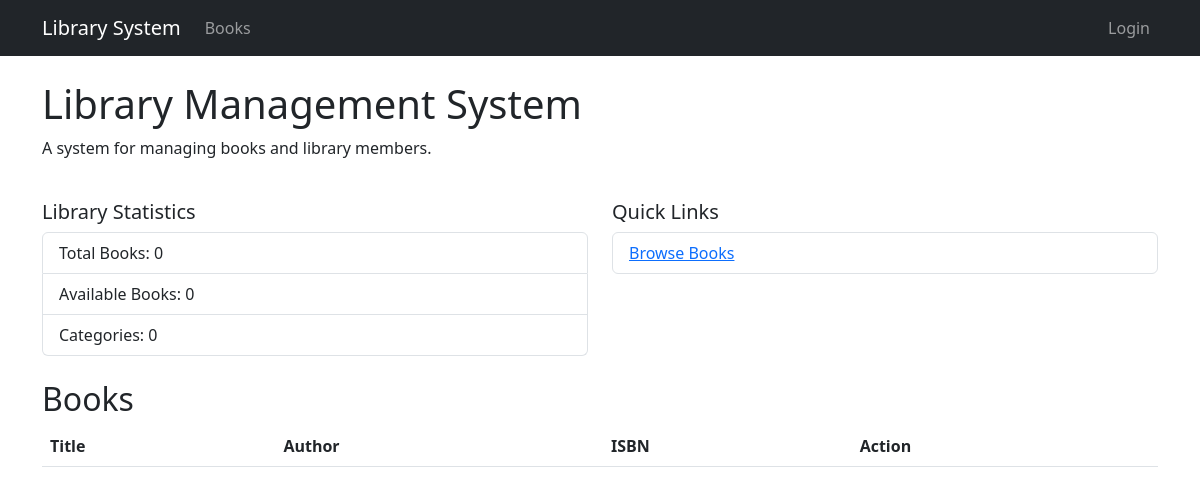
The app's page /, older data.
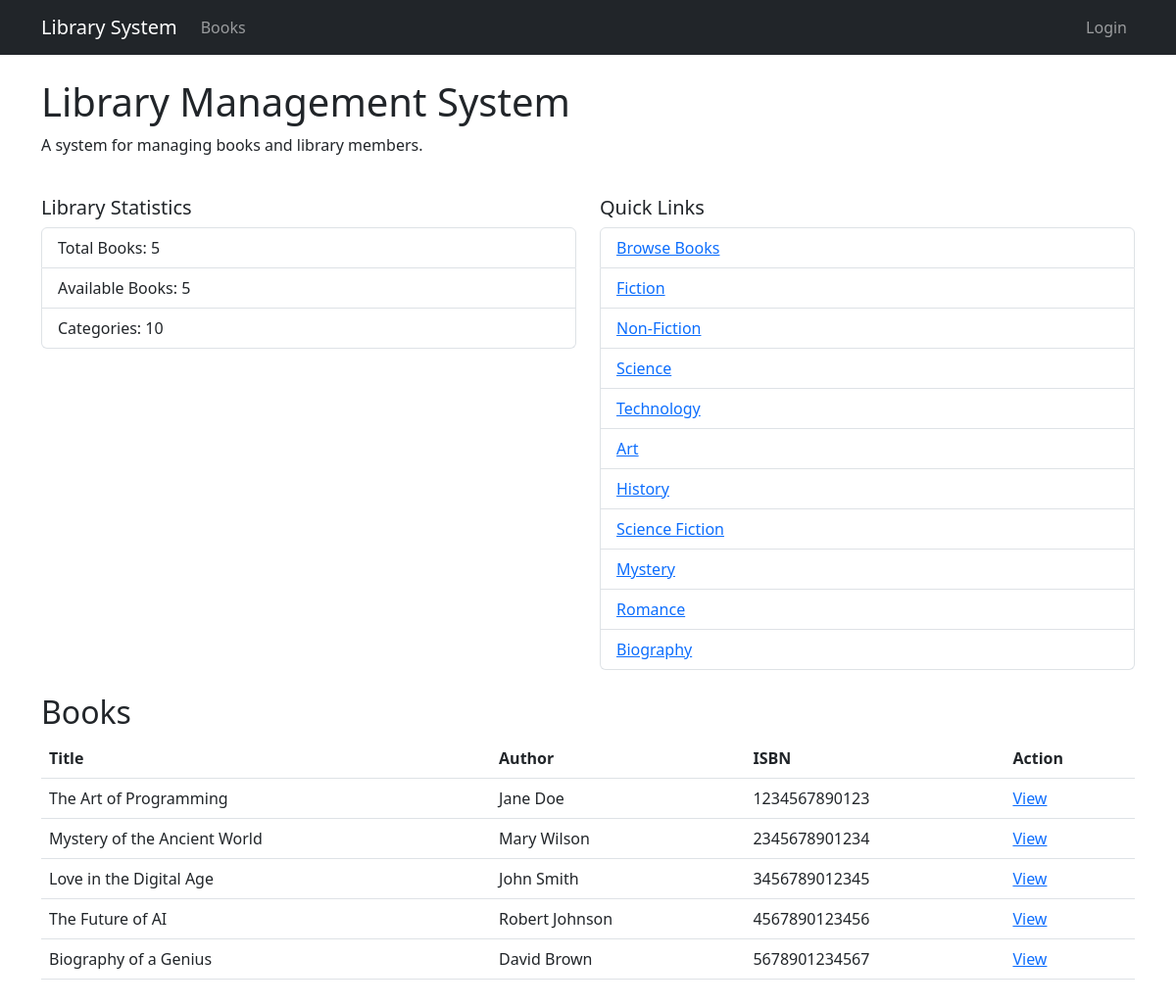
The same page, newer data.
### library/models.py (models this page shows, shortened)
class Category(models.Model):
    name = models.CharField(max_length=100, unique=True)
    description = models.TextField(blank=True)
    created_at = models.DateTimeField(auto_now_add=True)

class LibraryItem(models.Model):
    title = models.CharField(max_length=200)
    description = models.TextField()
    created_at = models.DateTimeField(auto_now_add=True)
    updated_at = models.DateTimeField(auto_now=True)
    is_active = models.BooleanField(default=True)

class Book(LibraryItem):
    isbn = models.CharField(max_length=13, unique=True)
    author = models.ForeignKey('Author', on_delete=models.CASCADE, related_name='books')
    publisher = models.CharField(max_length=200)
    publication_date = models.DateField()
    category = models.ForeignKey('Category', on_delete=models.CASCADE, related_name='books')
    quantity = models.IntegerField(default=1)
    available_quantity = models.IntegerField(default=1)
    location = models.CharField(max_length=50)
    cover_image = models.ImageField(upload_to='book_covers/', null=True, blank=True)
    @staticmethod
    def get_book_statistics():
        from django.db.models import Count
        return {
            'total_books': Book.objects.count(),
            'available_books': Book.objects.filter(available_quantity__gt=0).count(),
            'books_by_category': Book.objects.values('category__name').annotate(count=Count('id')),
        }

class LibraryItem(models.Model):
    title = models.CharField(max_length=200)
    description = models.TextField()
    created_at = models.DateTimeField(auto_now_add=True)
    updated_at = models.DateTimeField(auto_now=True)
    is_active = models.BooleanField(default=True)

class Author(models.Model):
    name = models.CharField(max_length=200)
    email = models.EmailField(unique=True)
    phone = models.CharField(max_length=15)
    bio = models.TextField(blank=True)
    created_at = models.DateTimeField(auto_now_add=True)

### library/views.py (the view)
# urls.py: path('', views.HomeView.as_view(), name='home'),
class HomeView(ListView):
    template_name = 'library/home.html'
    context_object_name = 'books'
    model = Book
    paginate_by = 12
    def get_context_data(self, **kwargs):
        context = super().get_context_data(**kwargs)
        context['categories'] = Category.objects.all()
        context['stats'] = Book.get_book_statistics()
        return context

### templates/library/home.html (shortened to what this page needs)
{% extends 'base.html' %}
{% block content %}
<div class="row">
    <div class="col-12 mb-4">
        <h1>Library Management System</h1>
        <p>A system for managing books and library members.</p>
    </div>
    <div class="col-md-6 mb-4">
        <h5>Library Statistics</h5>
        <ul class="list-group">
            <li class="list-group-item">
                Total Books: {{ stats.total_books }}
            </li>
            <li class="list-group-item">
                Available Books: {{ stats.available_books }}
            </li>
            <li class="list-group-item">
                Categories: {{ categories.count }}
            </li>
        </ul>
    </div>
    <div class="col-md-6 mb-4">
        <h5>Quick Links</h5>
        <ul class="list-group">
            <li class="list-group-item">
                <a href="{% url 'library:book_list' %}">Browse Books</a>
            </li>
            {% for category in categories %}
                <li class="list-group-item">
                    <a href="{% url 'library:book_list' %}?category={{ category.name }}">{{ category.name }}</a>
                </li>
            {% endfor %}
        </ul>
    </div>
    <div class="col-12 mb-4">
        <h2>Books</h2>
        <table class="table">
            <thead>
                <tr>
                    <th>Title</th>
                    <th>Author</th>
                    <th>ISBN</th>
                    <th>Action</th>
                </tr>
            </thead>
            <tbody>
                {% for book in books %}
                    <tr>
                        <td>{{ book.title }}</td>
                        <td>{{ book.author.name }}</td>
                        <td>{{ book.isbn }}</td>
                        <td>
                            <a href="{% url 'library:book_detail' book.pk %}">View</a>
                        </td>
                    </tr>
                {% endfor %}
            </tbody>
        </table>
    </div>
</div>
{% endblock %}

Row changes from the older to the newer data that the page shows:
added Category: name "Fiction"
added Category: name "Non-Fiction"
added Category: name "Science"
added Category: name "Technology"
added Category: name "Art"
added Category: name "History"
added Category: name "Science Fiction"
added Category: name "Mystery"
added Category: name "Romance"
added Category: name "Biography"
added Book: title "The Art of Programming", author.name "Jane Doe", isbn "1234567890123"
added Book: title "Mystery of the Ancient World", author.name "Mary Wilson", isbn "2345678901234"
added Book: title "Love in the Digital Age", author.name "John Smith", isbn "3456789012345"
added Book: title "The Future of AI", author.name "Robert Johnson", isbn "4567890123456"
added Book: title "Biography of a Genius", author.name "David Brown", isbn "5678901234567"
Text that changed along with them:
{{ stats.total_books }}: "0" → "5"
{{ stats.available_books }}: "0" → "5"
{{ categories.count }}: "0" → "10"
